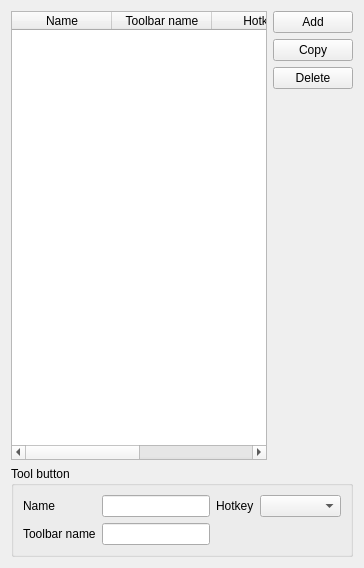
         <widget class="QWidget" name="tab_8">
          <attribute name="title">
           <string>Toolbar</string>
          </attribute>
          <layout class="QGridLayout" name="gridLayout_29">
           <item row="0" column="0" rowspan="4">
            <widget class="QTableWidget" name="tableWidget_9">
             <column>
              <property name="text">
               <string>Name</string>
              </property>
             </column>
             <column>
              <property name="text">
               <string>Toolbar name</string>
              </property>
             </column>
             <column>
              <property name="text">
               <string>Hotkey</string>
              </property>
             </column>
             <column>
              <property name="text">
               <string>Shortcut</string>
              </property>
             </column>
            </widget>
           </item>
           <item row="0" column="1">
            <widget class="QPushButton" name="pushButton_24">
             <property name="text">
              <string>Add</string>
             </property>
            </widget>
           </item>
           <item row="1" column="1">
            <widget class="QPushButton" name="pushButton_25">
             <property name="text">
              <string>Copy</string>
             </property>
            </widget>
           </item>
           <item row="2" column="1">
            <widget class="QPushButton" name="pushButton_26">
             <property name="text">
              <string>Delete</string>
             </property>
            </widget>
           </item>
           <item row="3" column="1">
            <spacer name="verticalSpacer_11">
             <property name="orientation">
              <enum>Qt::Vertical</enum>
             </property>
             <property name="sizeHint" stdset="0">
              <size>
               <width>20</width>
               <height>371</height>
              </size>
             </property>
            </spacer>
           </item>
           <item row="4" column="0" colspan="2">
            <widget class="QGroupBox" name="groupBox_11">
             <property name="title">
              <string>Tool button</string>
             </property>
             <layout class="QGridLayout" name="gridLayout_28" columnstretch="0,0,0,1">
              <item row="0" column="0">
               <widget class="QLabel" name="label_47">
                <property name="text">
                 <string>Name</string>
                </property>
               </widget>
              </item>
              <item row="0" column="1">
               <widget class="QLineEdit" name="lineEdit_47"/>
              </item>
              <item row="0" column="2">
               <widget class="QLabel" name="label_49">
                <property name="text">
                 <string>Hotkey</string>
                </property>
               </widget>
              </item>
              <item row="0" column="3">
               <widget class="QComboBox" name="comboBox_5"/>
              </item>
              <item row="1" column="0">
               <widget class="QLabel" name="label_48">
                <property name="text">
                 <string>Toolbar name</string>
                </property>
               </widget>
              </item>
              <item row="1" column="1">
               <widget class="QLineEdit" name="lineEdit_46"/>
              </item>
             </layout>
            </widget>
           </item>
          </layout>
         </widget>
